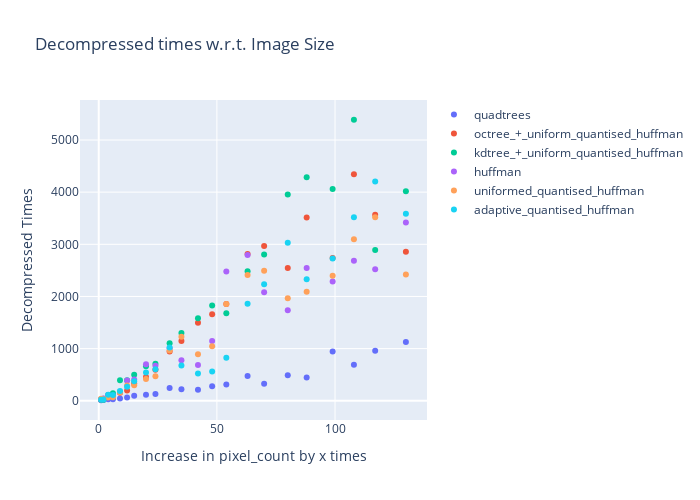

This figure's notebook cell:
### Code cell
plot_image(pixel_counts, decompressTimes, "Decompressed times w.r.t. Image Size", "Decompressed Times")

### Figure 1 — Plotly figure (JSON) as saved in the notebook; plotly's stock layout.template omitted (floating-point values rounded to 4 significant figures)
{"data": [{"mode": "markers", "name": "quadtrees", "type": "scatter", "x": [1, 2, 4, 6, 9, 12, 15, 20, 24, 30, 35, 42, 48, 54, 63, 70, 80, 88, 99, 108, 117, 130], "y": [10, 13, 30, 29, 45, 62, 97, 117, 129, 244, 222, 212, 279, 313, 477, 328, 489, 445, 945, 691, 958, 1125]}, {"mode": "markers", "name": "octree_+_uniform_quantised_huffman", "type": "scatter", "x": [1, 2, 4, 6, 9, 12, 15, 20, 24, 30, 35, 42, 48, 54, 63, 70, 80, 88, 99, 108, 117, 130], "y": [20, 39, 82, 111, 156, 196, 332, 454, 594, 943, 1146, 1495, 1659, 1853, 2815, 2967, 2546, 3513, 2738, 4342, 3567, 2859]}, {"mode": "markers", "name": "kdtree_+_uniform_quantised_huffman", "type": "scatter", "x": [1, 2, 4, 6, 9, 12, 15, 20, 24, 30, 35, 42, 48, 54, 63, 70, 80, 88, 99, 108, 117, 130], "y": [24, 18, 113, 144, 392, 394, 498, 663, 710, 1104, 1298, 1581, 1829, 1677, 2485, 2806, 3957, 4286, 4060, 5388, 2893, 4016]}, {"mode": "markers", "name": "huffman", "type": "scatter", "x": [1, 2, 4, 6, 9, 12, 15, 20, 24, 30, 35, 42, 48, 54, 63, 70, 80, 88, 99, 108, 117, 130], "y": [28, 45, 109, 95, 173, 391, 408, 698, 673, 1006, 775, 688, 1146, 2480, 2795, 2081, 1736, 2544, 2289, 2685, 2521, 3416]}, {"mode": "markers", "name": "uniformed_quantised_huffman", "type": "scatter", "x": [1, 2, 4, 6, 9, 12, 15, 20, 24, 30, 35, 42, 48, 54, 63, 70, 80, 88, 99, 108, 117, 130], "y": [38, 28, 64, 68, 162, 292, 298, 417, 472, 965, 1227, 892, 1043, 1853, 2413, 2495, 1967, 2088, 2395, 3097, 3517, 2419]}, {"mode": "markers", "name": "adaptive_quantised_huffman", "type": "scatter", "x": [1, 2, 4, 6, 9, 12, 15, 20, 24, 30, 35, 42, 48, 54, 63, 70, 80, 88, 99, 108, 117, 130], "y": [20, 23, 114, 112, 185, 271, 375, 544, 602, 1023, 677, 523, 560, 824, 1858, 2236, 3028, 2328, 2726, 3520, 4202, 3586]}], "layout": {"height": 500, "showlegend": true, "title": {"text": "Decompressed times w.r.t. Image Size"}, "width": 700, "xaxis": {"autorange": true, "range": [-8.071, 139.1], "title": {"text": "Increase in pixel_count by x times"}, "type": "linear"}, "yaxis": {"autorange": true, "range": [-368.7, 5767.0], "title": {"text": "Decompressed Times"}, "type": "linear"}}}
